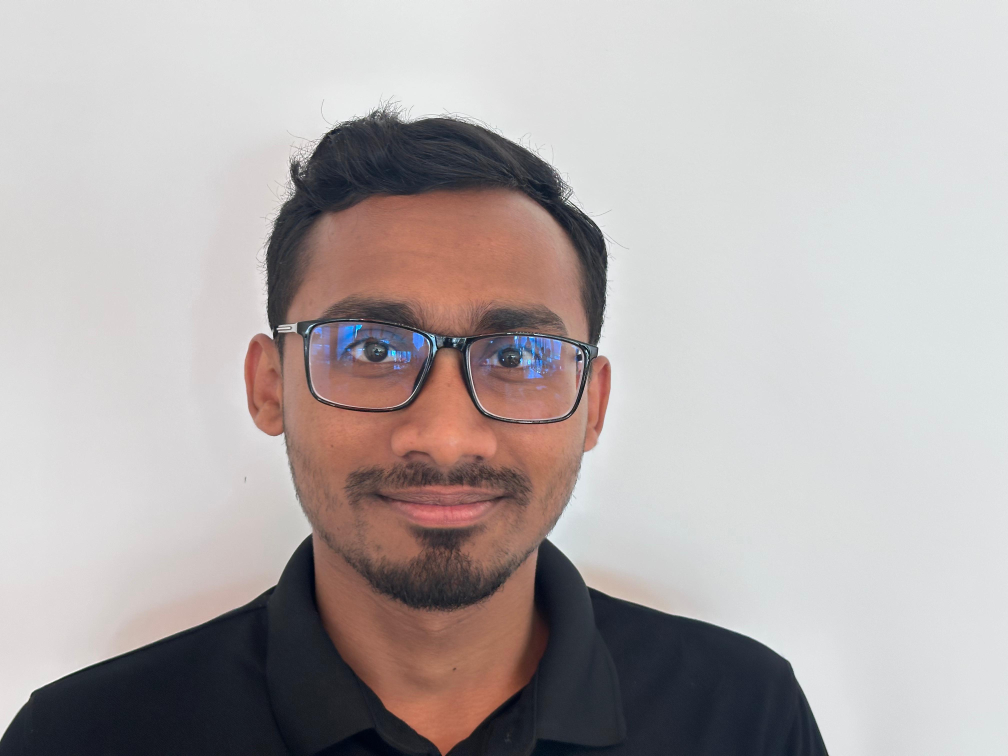
#> input picture Project/Abir/IMG-20250702-WA0214.jpg, 4032 x 3024 px, found by its file name (shown at 1/4 size); its folder holds only this picture in this run
$ python main.py
#> lines starting #> are read from the running program, lines starting #| are printed output that depends on the picture
### dataset_loader.py
import cv2
import os
import numpy as np

def load_dataset(dataset_path):
    faces = []
    labels = []
    label_dict = {}
    current_label = 0

    face_cascade = cv2.CascadeClassifier(cv2.data.haarcascades + 'haarcascade_frontalface_default.xml')

    for person_name in os.listdir(dataset_path):
        person_path = os.path.join(dataset_path, person_name)
        if not os.path.isdir(person_path):
            continue

        label_dict[current_label] = person_name
        print(f"Processing {person_name}...")

        for img_name in os.listdir(person_path):
            img_path = os.path.join(person_path, img_name)
            img = cv2.imread(img_path, cv2.IMREAD_GRAYSCALE)
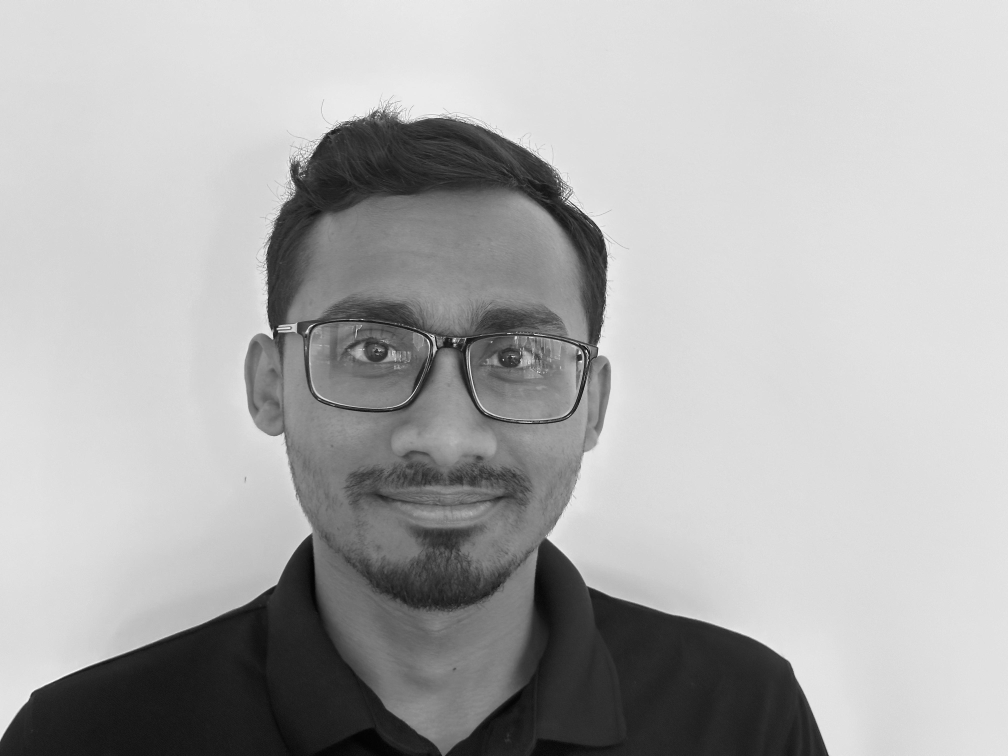
#> img: shape (3024, 4032) (shown at 1/4 size); min 0, max 255, mean 174.2
            if img is None:
                continue

            faces_detected = face_cascade.detectMultiScale(img, scaleFactor=1.1, minNeighbors=3, minSize=(30, 30))
#> faces_detected = [[951, 736, 1619, 1619]]
            if len(faces_detected) > 0:
                (x, y, w, h) = faces_detected[0]
#> x = 951; y = 736; w = 1619; h = 1619
                face = img[y:y+h, x:x+w]
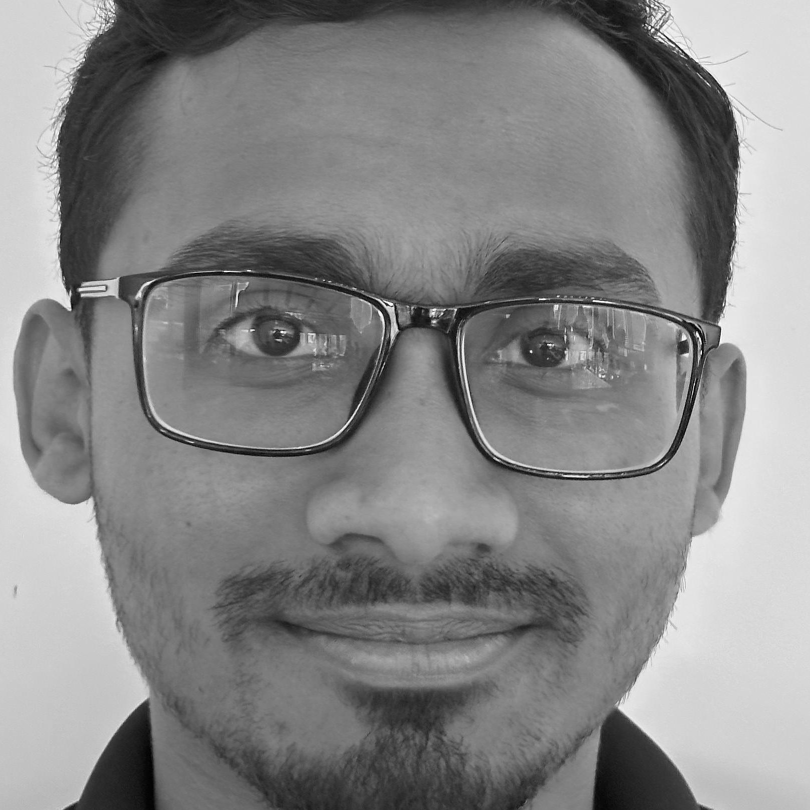
#> face: shape (1619, 1619) (shown at 1/2 size); min 0, max 255, mean 134.1
                face = cv2.resize(face, (200, 200))
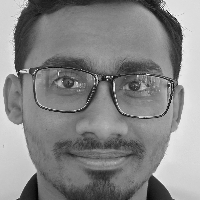
#> face: shape (200, 200); min 1, max 253, mean 134
                face = cv2.equalizeHist(face)
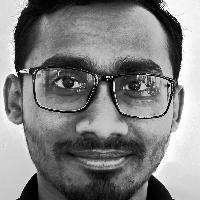
#> face: shape (200, 200); min 0, max 255, mean 128.5
                faces.append(face)
                labels.append(current_label)
        current_label += 1
#> pass 2 of the loop in load_dataset, `for person_name in os.listdir(dataset_path):`:
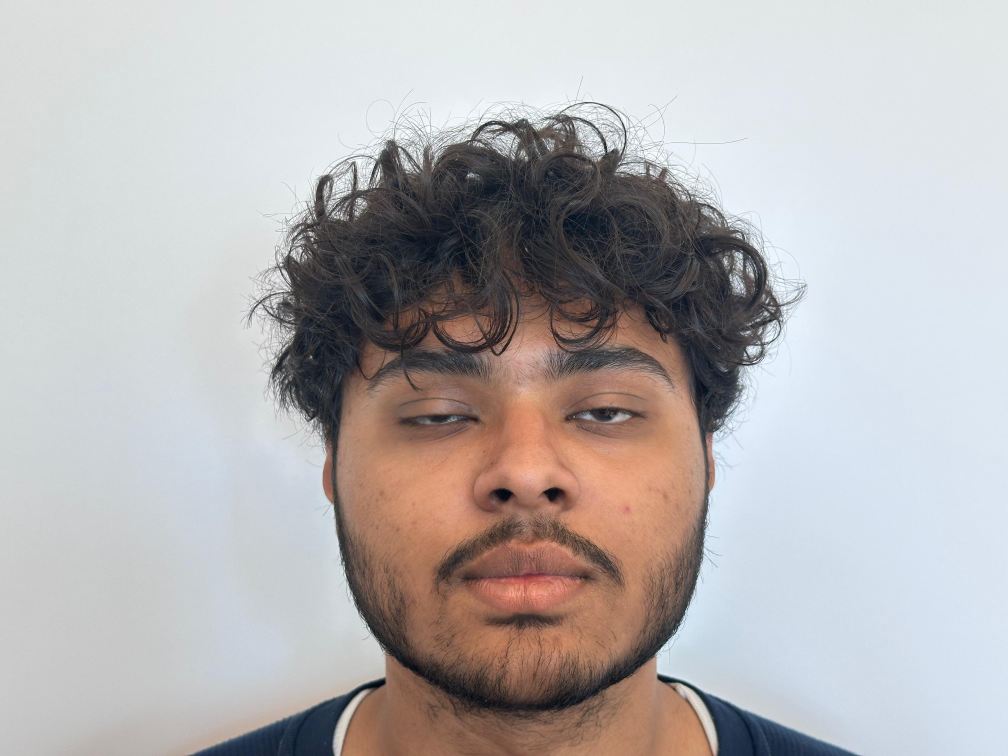
#> input picture Project/Abubakr/IMG-20250702-WA0061.jpg, 4032 x 3024 px, found by its file name (shown at 1/4 size)
#> in load_dataset, `img = cv2.imread(img_path, cv2.IMREAD_GRAYSCALE)`:
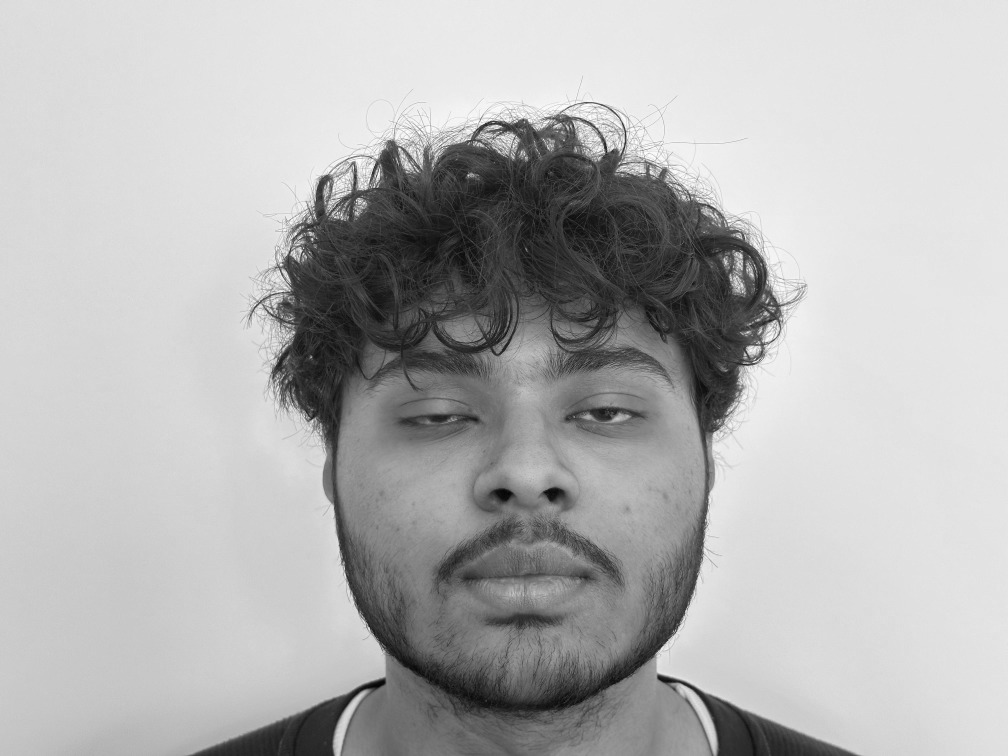
#> img: shape (3024, 4032) (shown at 1/4 size); min 0, max 255, mean 179.6
#> faces_detected = [[2414, 523, 54, 54], [1158, 900, 1850, 1850]]
#> x = 2414; y = 523; w = 54
#> in load_dataset, `face = cv2.equalizeHist(face)`:
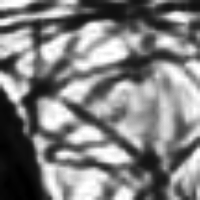
#> face: shape (200, 200); min 0, max 255, mean 128.5

    return faces, np.array(labels), label_dict

### trainer.py
import cv2
import numpy as np

def train_recognizer(faces, labels, model_path="trained_model.yml"):
    recognizer = cv2.face.LBPHFaceRecognizer_create()
    recognizer.train(faces, labels)
    recognizer.save(model_path)
    print("Training complete. Model saved.")
    return recognizer

### recognizer.py
import cv2
import time

def start_recognition(recognizer, label_dict, camera_index=0, model_path="trained_model.yml"):
    face_cascade = cv2.CascadeClassifier(cv2.data.haarcascades + 'haarcascade_frontalface_default.xml')

    cap = cv2.VideoCapture(camera_index)
    cap.set(cv2.CAP_PROP_FRAME_WIDTH, 1280)
    cap.set(cv2.CAP_PROP_FRAME_HEIGHT, 720)

    scaleFactor = 1.05
    minNeighbors = 3
    minSize = (100, 100)

    last_detection = None
    last_detection_time = 0
    stabilization_threshold = 0.1

    print("Starting recognition. Press 'q' to quit...")

    while True:
        ret, frame = cap.read()
        if not ret:
            print("Frame capture error")
            break

        gray = cv2.cvtColor(frame, cv2.COLOR_BGR2GRAY)
        gray = cv2.equalizeHist(gray)

        current_time = time.time()

        if last_detection is None or (current_time - last_detection_time) > stabilization_threshold:
            faces_detected = face_cascade.detectMultiScale(
                gray, scaleFactor=scaleFactor,
                minNeighbors=minNeighbors, minSize=minSize
            )

            if len(faces_detected) > 0:
                last_detection = faces_detected[0]
                last_detection_time = current_time

        if last_detection is not None:
            (x, y, w, h) = last_detection
            roi = gray[y:y+h, x:x+w]
            if roi.size > 0:
                face_roi = cv2.resize(roi, (200, 200))
                face_roi = cv2.equalizeHist(face_roi)

                label, confidence = recognizer.predict(face_roi)

                color = (0, 255, 0) if confidence < 70 else (0, 0, 255)
                cv2.rectangle(frame, (x, y), (x+w, y+h), color, 2)

                name = label_dict.get(label, "Unknown") if confidence < 70 else "Unknown"
                text = f"{name} ({confidence:.1f})"
                cv2.putText(frame, text, (x, y-10), cv2.FONT_HERSHEY_SIMPLEX, 0.8, color, 2)
            else:
                last_detection = None

        cv2.imshow('Face Recognition', frame)

        if cv2.waitKey(1) == ord('q'):
            break

    cap.release()
    cv2.destroyAllWindows()

### main.py
from dataset_loader import load_dataset
from trainer import train_recognizer
from recognizer import start_recognition
import os

# Change to your dataset path
DATASET_PATH = r"D:\MECH\PYTHON\Engineering-teamwork---Rover\Project"
MODEL_PATH = "trained_model.yml"
CAMERA_INDEX = 2  # Change if needed

if __name__ == "__main__":
    print("Loading training data...")
    faces, labels, label_dict = load_dataset(DATASET_PATH)
#> faces = 2 items; labels = [0, 1]; label_dict = {0: 'Abir', 1: 'Abubakr'}

    if len(faces) == 0:
        print("ERROR: No faces found in training data!")
        exit()

    recognizer = train_recognizer(faces, labels, MODEL_PATH)
    start_recognition(recognizer, label_dict, camera_index=CAMERA_INDEX)
#> (the run stopped early here; a loop or call above may not have finished)
